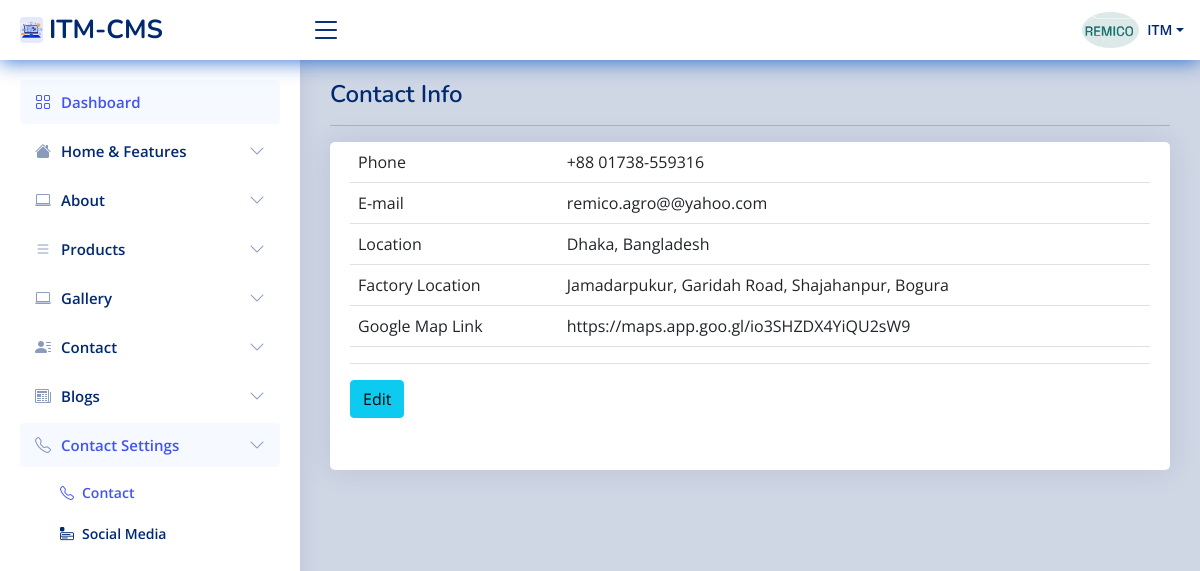
Screenshot of /itm-admin/user/contact-info (signed in) with the database file from the repository.
### tables this page shows
CREATE TABLE `stuff` (
  `userid` int(11) NOT NULL,
  `stuff_name` varchar(50) NOT NULL,
  `position` varchar(500) NOT NULL,
  `contact_info` varchar(50) NOT NULL,
  `business_name` varchar(500) NOT NULL,
  `business_details` varchar(250) NOT NULL,
  `service_charge` varchar(250) NOT NULL,
  `business_phone` varchar(100) NOT NULL,
  `business_email` varchar(250) NOT NULL,
  `biz_web` varchar(200) NOT NULL,
  `business_address` varchar(500) NOT NULL,
  `invoice_welcome` varchar(500) NOT NULL,
  `photo` varchar(150) NOT NULL,
  `sign_img` text NOT NULL,
  `join_date` date NOT NULL,
  `status` int(11) NOT NULL,
  `software_status` int(11) NOT NULL,
  `comments` varchar(500) NOT NULL,
  `division_id` int(11) NOT NULL,
  `district_id` int(11) NOT NULL,
  `upazila_id` int(11) NOT NULL,
  `inv_name` varchar(50) NOT NULL
);

CREATE TABLE `user` (
  `userid` int(11) NOT NULL,
  `full_name` varchar(250) NOT NULL,
  `username` varchar(50) NOT NULL,
  `password` varchar(200) NOT NULL,
  `access_level` int(11) NOT NULL,
  `status` int(11) NOT NULL,
  `expire_date` date NOT NULL
);

CREATE TABLE `contact` (
  `id` int(11) NOT NULL,
  `user_id` int(11) NOT NULL,
  `phone` varchar(100) NOT NULL,
  `email` varchar(100) NOT NULL,
  `address` varchar(200) NOT NULL,
  `address2` varchar(100) NOT NULL,
  `map_link` longtext NOT NULL,
  `userPic` varchar(200) NOT NULL
);

### itm-admin/user/session.php (called while the page is built, shortened)
<?php
include('../includes/conn.php');
$sq = mysqli_query($con, "select * from stuff left join `user` on user.userid=stuff.userid where stuff.userid='" . $_SESSION['id'] . "'");
$srow = mysqli_fetch_array($sq);
$user = $srow['username'];

### itm-admin/user/contact-info.php (the view, shortened to what this page needs)
<!DOCTYPE html>
<html lang="en">
<head>
<?php   require_once 'head_link.php'; ?>
</head>
<body>
<?php   require_once 'header1.php'; ?>
<?php  require_once 'sidebar.php'; ?>
  <main id="main" class="main">
    <div class="pagetitle">
     <h1>Contact Info </h1>
       <hr>
    </div>
    <section class="section">
      <div class="row">
        <div class="col-lg-12">
          <div class="card">
            <div class="card-body">
		<div style="margin-bottom: 2rem;">
		<table width="100%" class="table table-hover" customer_id="dataTables-example">
			<?php
			$eq = mysqli_query($con, "select * from contact  where user_id='" . $_SESSION['id'] . "' ORDER BY id DESC  ");
			while ($eqrow = mysqli_fetch_array($eq)) {
			?>
				<tr>
					<td><label class="control-label">Phone</label></td>
					<td><?php echo $eqrow['phone']; ?></td>
				</tr>
				<tr>
					<td><label class="control-label">E-mail</label></td>
					<td><?php echo $eqrow['email']; ?></td>
				</tr>
				<tr>
					<td><label class="control-label">Location</label></td>
					<td><?php echo $eqrow['address']; ?></td>
				</tr>
				<tr>
					<td><label class="control-label">Factory Location</label></td>
					<td><?php echo $eqrow['address2']; ?></td>
				</tr>
				<tr>
					<td><label class="control-label">Google Map Link</label></td>
					<td><?php echo $eqrow['map_link']; ?></td>
				</tr>
				<tr>
					<td></td>
					<td></td>
				</tr>
			</table>
				<tr>
					<td><a class="btn btn-info" href="contact-info-edit?edit_id=<?php echo $eqrow['id']; ?>" title="click for edit" onclick="return confirm('Are You Sure To Edit ?')"><span class="glyphicon glyphicon-edit"></span> Edit</a> </td>
				</tr>
			<?php
			}
			?>
		</div>
            </div>
          </div>
        </div>
      </div>
    </section>
  </main>
  <?php  require_once 'footer1.php'; ?>

### itm-admin/user/header1.php (shortened to what this page needs)
<?php
  require_once 'session.php';
  include('../scripts2.php');
  ?>
  <header id="header" class="header fixed-top d-flex align-items-center">
    <div class="d-flex align-items-center justify-content-between">
      <a href="home" class="logo d-flex align-items-center">
        <img src="../includes/web.jpg" alt="ITM" class="rounded">
        <span class="d-none d-lg-block">ITM-CMS</span>
      </a>
      <i class="bi bi-list toggle-sidebar-btn"></i>
    </div>
    <nav class="header-nav ms-auto">
      <ul class="d-flex align-items-center">
        <li class="nav-item dropdown pe-3">
          <a class="nav-link nav-profile d-flex align-items-center pe-0" href="#" data-bs-toggle="dropdown">
            <img src="../<?php if ($srow['photo']==""){echo "img/profile.jpg"; } else {echo $srow['photo'];} ?>" alt="Profile" class="rounded-circle">
            <span class="d-none d-md-block dropdown-toggle ps-2"><?php echo $user; ?></span>
          </a>
        </li>
      </ul>
    </nav>
  </header>

### itm-admin/user/assets/css/style.css (style rules this page uses)
:root { scroll-behavior: smooth; }
body { background:#01297030; font-family: "Open Sans", sans-serif; color: #444444; }
a { color: #4154f1; text-decoration: none; }
h1, h2, h3, h4, h5, h6 { font-family: "Nunito", sans-serif; }
#main { margin-top: 60px; padding: 20px 30px; transition: all 0.3s; }
.pagetitle { margin-bottom: 10px; }
.pagetitle h1 { font-size: 24px; margin-bottom: 0; font-weight: 600; color: #012970; }
.card { margin-bottom: 30px; border: none; border-radius: 5px; box-shadow: 0px 0 30px rgba(1, 41, 112, 0.1); }
.card-body { padding: 0 20px 20px 20px; }
.logo { line-height: 1; }
@media (min-width: 1200px) { .logo { width: 280px; } }
.logo img { max-height: 26px; margin-right: 6px; }
.logo span { font-size: 26px; font-weight: 700; color: #012970; font-family: "Nunito", sans-serif; }
.header { transition: all 0.5s; z-index: 997; height: 60px; box-shadow: 0px 2px 20px rgba(1, 41, 112, 0.1); background-color: #fff; padding-left: 20px; }
.header .toggle-sidebar-btn { font-size: 32px; padding-left: 10px; cursor: pointer; color: #012970; }
.header-nav ul { list-style: none; }
.header-nav > ul { margin: 0; padding: 0; }
.header-nav .nav-profile { color: #012970; }
.header-nav .nav-profile img { max-height: 36px; }
.header-nav .nav-profile span { font-size: 14px; font-weight: 600; }
@media (min-width: 1200px) { #main, #footer { margin-left: 300px; } }

### itm-admin/user/header1.php (style rules this page uses)
.header { transition: all 0.5s; z-index: 997; height: 60px; box-shadow: 0px 2px 20px #0a58cac9; background-color: #fff; padding-left: 20px; }

### rows the page displays
stuff: photo (picture), user.username "ITM"
contact: phone "+88 01738-559316", email "remico.agro@@yahoo.com", address "Dhaka, Bangladesh", address2 "Jamadarpukur, Garidah Road, Shajahanpur, Bogura", map_link "https://maps.app.goo.gl/io3SHZDX4YiQU2sW9"
